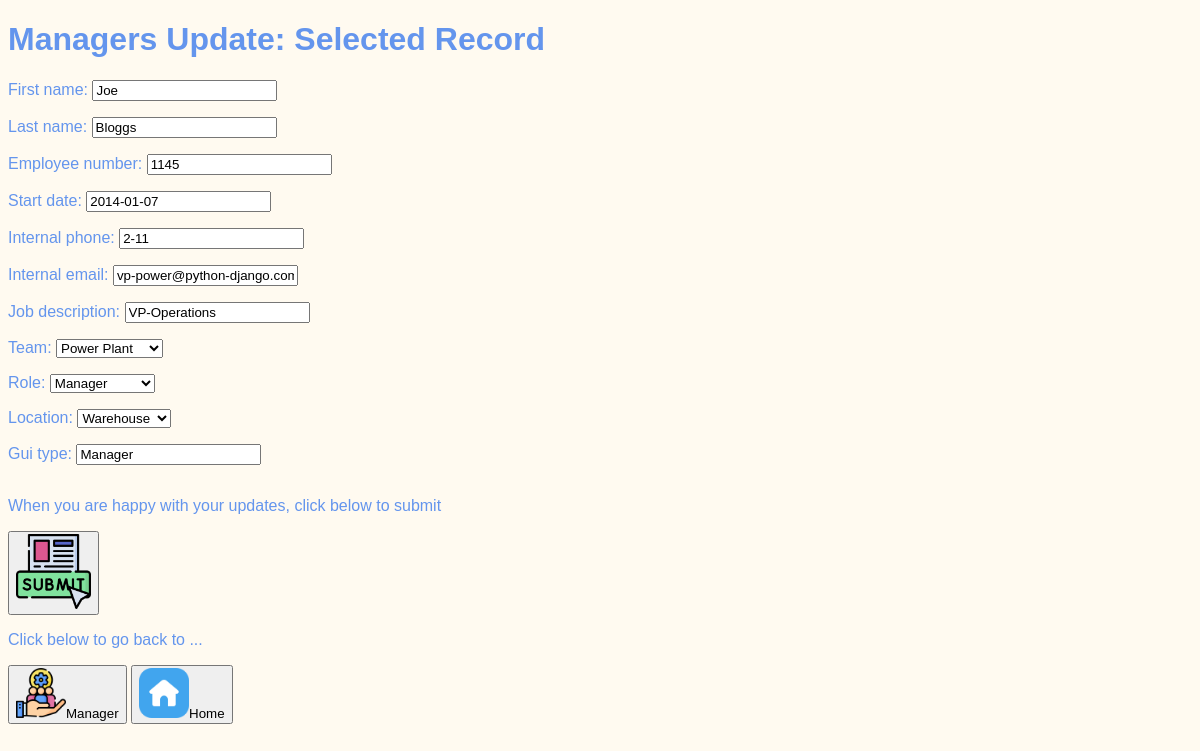
Screenshot of /category/manupd16 with the database file from the repository.
### category/models.py (models this page shows, shortened)
class Manager(models.Model):
    first_name = models.CharField(max_length=15)
    last_name = models.CharField(max_length=15)
    employee_number = models.IntegerField()
    start_date = models.DateField()
    internal_phone = models.CharField(max_length=6)
    internal_email = models.EmailField(default="*_*@python-django.com")
    job_description = models.CharField(max_length=15)
    team = models.ForeignKey(Team, on_delete=models.CASCADE)
    role = models.ForeignKey(Role, on_delete=models.CASCADE)
    location = models.ForeignKey(Location, on_delete=models.CASCADE)
    gui_type = models.CharField(max_length=7, default="Manager")

### category/views.py (the view)
# urls.py: path('manupd<int:id>', views.update_existing_manager, name="managerdetupd"),
def update_existing_manager(request, id):
    manager = Manager.objects.get(id=id)
    if request.method == "POST":
        form = ManagerForm(request.POST, instance=manager)
        if form.is_valid():
            form.save()
            return redirect("managers")
    else:
        form = ManagerForm(instance=manager)
    return render(request, "category/managers_update_selection.html", {"form": form})

### category/forms.py
class ManagerForm(forms.ModelForm):
    class Meta:
        model = Manager
        fields = '__all__'

### category/models.py (called while the page is built)
    def __str__(self):
        return f"{self.team_name}"

    def __str__(self):
        return f"{self.location_name}"

    def __str__(self):
        return f"{self.role_title}"

### category/templates/category/managers_update_selection.html (shortened to what this page needs)
{% extends "base.html" %}
{% load static %}
{% block content %}
<h1>Managers Update: Selected Record</h1>
<form method="post">
  <table>
    {{ form.as_p }}
  </table>
  <p>When you are happy with your updates, click below to submit</p>
  <button type="submit"><img src="{% static 'tpwebsite/Submit.png' %}" width="75px" height="75px"></button>
</form>
  <p>Click below to go back to ...</p>
  <p>
    <a href="{% url 'manager_page' %}"><button><img src="{% static 'tpwebsite/Manager.png' %}" width="50px" height="50px">Manager</button></a>
    <a href="{% url 'landing_page' %}"><button><img src="{% static 'tpwebsite/Home.png' %}" width="50px" height="50px">Home</button></a>
  </p>
{% endblock %}

### tpwebsite/static/tpwebsite/style.css (style rules this page uses)
body { font-family: sans-serif; color: cornflowerblue; background-color: floralwhite; }

### rows the page displays
Manager: first_name "Joe", last_name "Bloggs", employee_number "1145", start_date "2014-01-07", internal_phone "2-11", internal_email "vp-power@python-django.com", job_description "VP-Operations", team "Power Plant", role "Manager", location "Warehouse", gui_type "Manager"
